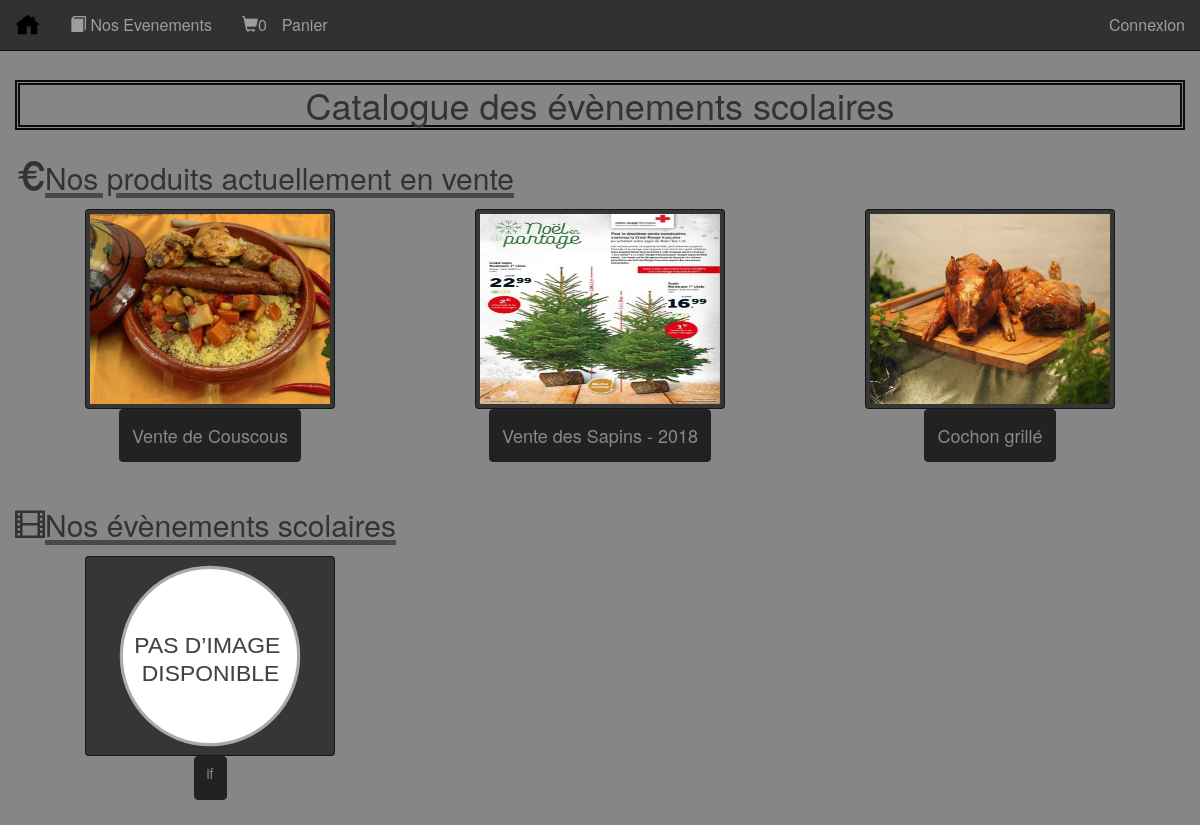
/index.php/visiteur/catalogueEvenement, run on the app's committed database.
### tables this page shows
CREATE TABLE IF NOT EXISTS `ge_evenement` (
  `Annee` int(11) NOT NULL,
  `NoEvenement` int(11) NOT NULL,
  `DateMiseEnLigne` date DEFAULT NULL,
  `DateMiseHorsLigne` date DEFAULT NULL,
  `TxtHTMLEntete` text,
  `TxtHTMLCorps` text NOT NULL,
  `TxtHTMLPiedDePage` text,
  `ImgEntete` varchar(60) DEFAULT NULL,
  `ImgPiedDePage` varchar(60) DEFAULT NULL,
  `EmailInformationHTML` text,
  `EnCours` tinyint(1) NOT NULL,
  PRIMARY KEY (`Annee`,`NoEvenement`)
);

CREATE TABLE IF NOT EXISTS `ge_ev_marchand` (
  `Annee` int(11) NOT NULL,
  `NoEvenement` int(11) NOT NULL,
  `DateRemiseProduit` datetime DEFAULT NULL,
  PRIMARY KEY (`Annee`,`NoEvenement`)
);

CREATE TABLE IF NOT EXISTS `ge_ev_non_marchand` (
  `Annee` int(11) NOT NULL,
  `NoEvenement` int(11) NOT NULL,
  PRIMARY KEY (`Annee`,`NoEvenement`)
);

### application/controllers/Visiteur.php (called while the page is built, shortened)
<?php
class Visiteur extends CI_Controller
{
   public function __construct()
   {
      $this->load->model('ModeleCommande');
      $this->load->model('ModeleIdentifiantSite');
      $this->load->model('ModeleEvenement', 'mEven');
      $this->load->model('ModelePersonne');
      $this->load->model('ModeleProduit','mProd');
      $this->load->library('user_agent');
   }
   public function indexVisiteur($vue, $donnees = NULL, $vue2= null, $donnees2=null)
   {
      $this->load->view('templates/EntetePrincipal');
      $this->load->view('templates/EnteteNavbar');
      $this->load->view($vue,$donnees);
      $this->load->view('templates/PiedDePagePrincipal');
   }
   public function catalogueEvenement()
   {
      $DonneesInjectees['lesEvenementsMarchands'] = $this->mEven->retournerEvenementsMarchands();
      $DonneesInjectees['lesEvenementsNonMarchands'] = $this->mEven->retournerEvenementsNonMarchands();
      $this->indexVisiteur('visiteur/vueCatalogueEvenements', $DonneesInjectees);
   }
}

### index.php (called while the page is built, shortened)
<?php
require_once BASEPATH.'core/CodeIgniter.php';

### application/models/ModeleEvenement.php (called while the page is built, shortened)
<?php
class ModeleEvenement extends CI_Model
{
   public function retournerEvenementsMarchands()
   {
      $this->db->select('*');
      $this->db->from('ge_evenement');
      $this->db->join('ge_ev_marchand','ge_evenement.NoEvenement=ge_ev_marchand.NoEvenement AND ge_evenement.Annee=ge_ev_marchand.Annee');
      $this->db->where('ge_evenement.EnCours',1);
      $this->db->order_by('ge_evenement.NoEvenement','ge_evenement.Annee','Desc');
      $evMarchand = $this->db->get();
      return $evMarchand->result();
   }
   public function retournerEvenementsNonMarchands()
   {
      $this->db->select('*');
      $this->db->from('ge_evenement');
      $this->db->join('ge_ev_non_marchand','ge_evenement.NoEvenement=ge_ev_non_marchand.NoEvenement AND ge_evenement.Annee=ge_ev_non_marchand.Annee');
      $this->db->where('ge_evenement.EnCours','1');
      $this->db->order_by('ge_evenement.NoEvenement','ge_evenement.Annee','asc');
      $evNonMarchand = $this->db->get();
      return $evNonMarchand->result();
   }
}

### application/views/visiteur/vueCatalogueEvenements.php (the view)
<?php
echo '<br>';
echo '<div class="container-fluid">';
    echo '<h1 class="encadre">Catalogue des évènements scolaires</h1>';
echo '</div>';
echo '<div class="container-fluid">';
    echo '<h2 class="souligne"><i class="glyphicon glyphicon-euro"></i>Nos produits actuellement en vente </h2>';
    echo '<div class="row">';
        echo '<div class="col-lg-12">';
            if(!empty($lesEvenementsMarchands))
            {
                foreach($lesEvenementsMarchands as $unEvenementMarchand)
                {
                    $NoEvenement  = $unEvenementMarchand->NoEvenement;
                    $Annee      = $unEvenementMarchand->Annee;
                    $adress     = "Visiteur/EvenementMarchand/$NoEvenement/$Annee";
                    $libEven    = $unEvenementMarchand->TxtHTMLEntete;
                    echo '<div class="col-sm-4 col-lg-4 col-md-4">';
                        echo '<div class="thumbnail">';
                            if(!isset($unEvenementMarchand->ImgEntete))
                            {
                                echo '<a href="';
                                    echo site_url($adress);
                                    echo '"><img src="'.base_url().'assets/img_site/Pas_dimage_disponible.svg'.'"class="img-thumbnail" style="width: 250px; height: 200px;"/>';
                                echo '</a>';
                            }
                            else
                            {
                                echo '<a href="';
                                    echo site_url($adress);
                                    echo '"><img src="'.base_url().'assets/images/'.$unEvenementMarchand->ImgEntete.'"class="img-thumbnail" alt="Image absente." style="width: 250px; height: 200px;"/>';
                                echo '</a>';
                            }
                            echo '<div class="atc" align="center">';
                                echo '<button class="btn btn-primary"><h4>'.anchor($adress,$libEven,array('class'=>'btn-primary')).'</h4></button>';
                            echo '</div>';
                        echo '</div>';
                    echo '</div>';
                }
            }
            else
            {
                echo '<p>Aucune vente en cours</p>';
            }
        echo '</div>';
    echo '</div>';
echo '</div>';
echo '<div class="container-fluid">';
    echo '<h2 class="souligne"><i class="glyphicon glyphicon-film"></i>Nos évènements scolaires</h2>';
    echo '<div class="row">';
        echo '<div class="col-lg-12">';
            if(!empty($lesEvenementsNonMarchands))
            {
                foreach($lesEvenementsNonMarchands as $unEvenementNonMarchand)
                {
                    $NoEvenement  = $unEvenementNonMarchand->NoEvenement;
                    $Annee      = $unEvenementNonMarchand->Annee;
                    $adress     = "Visiteur/EvenementNonMarchand/$NoEvenement/$Annee";
                    $libEven    = $unEvenementNonMarchand->TxtHTMLEntete;
                    echo '<div class="col-sm-4 col-lg-4 col-md-4">';
                        echo '<div class="thumbnail">';
                            if(!isset($unEvenementNonMarchand->ImgEntete))
                            {
                                echo '<a href="';
                                    echo site_url($adress);
                                    echo '"><img src="'.base_url().'assets/img_site/Pas_dimage_disponible.svg'.'"class="img-thumbnail" style="width: 250px; height: 200px;"/>';
                                echo '</a>';
                            }
                            else
                            {
                                echo '<a href="';
                                    echo site_url($adress);
                                    echo '"><img src="'.base_url().'assets/images/'.$unEvenementNonMarchand->ImgEntete.'"class="img-thumbnail" style="width: 250px; height: 200px;"/>';
                                echo '</a>';
                            }
                            echo '<div class="atc" align="center">';
                                echo '<button class="btn btn-primary">'.anchor($adress,$libEven,array('class'=>'btn-primary')).'</button>';
                            echo '</div>';
                        echo '</div>';
                    echo '</div>';
                }
            }
            else
            {
                echo '<p>Aucun évènement en cours</p>';
            }
        echo '</div>';
    echo '</div>';
echo '</div>';
?>

### data on the page
ge_evenement: ImgEntete (picture), TxtHTMLEntete.Annee "Vente de Couscous"
ge_evenement: ImgEntete (picture), TxtHTMLEntete.Annee "Vente des Sapins - 2018"
ge_evenement: ImgEntete (picture), TxtHTMLEntete.Annee "Cochon grillé"
ge_evenement: TxtHTMLEntete.Annee "if"

### other printed values
$this->cart->total_items() "0"
